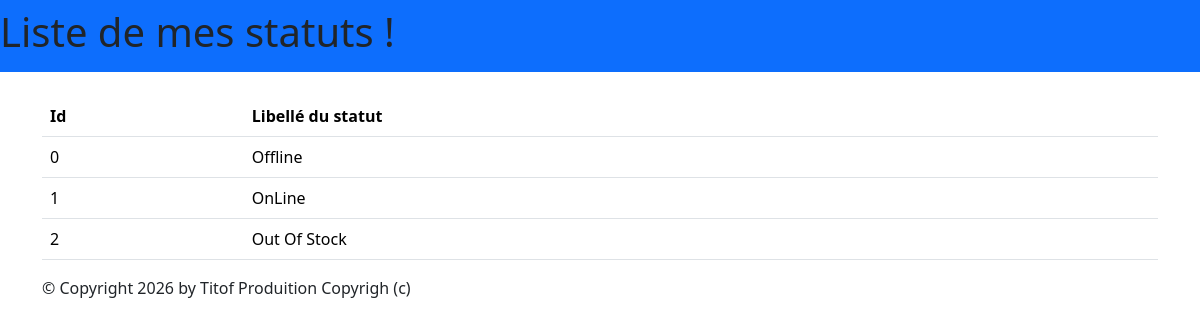
Page /monApp/statuts/ on the committed database.
### monApp/models.py (models this page shows, shortened)
class Statut(models.Model):
    idStatut = models.AutoField(primary_key=True)
    libelleStatut = models.CharField(max_length=100)

### monApp/views.py (the view)
# urls.py: path('statuts/',views.ListStatuts,name='statuts'),
def ListStatuts(request):
    stats = Statut.objects.all()
    return render(request, 'monApp/ListStatuts.html',{'statuts': stats})

### monApp/templates/monApp/ListStatuts.html
{% extends 'monApp/base.html' %}
{% block menu %}
    <h1>Liste de mes statuts !</h1>
{% endblock %}
{% block contenu %}
    <table class="table">
        <thead>
            <tr>
                <th>Id</th>
                <th>Libellé du statut</th>
            </tr>
        </thead>
        <tbody>
            {% for sta in statuts %}
            <tr>
                <td>{{ sta.idStatut }}</td>
                <td>{{ sta.libelleStatut }}</td>
            </tr>
            {% endfor %}
        </tbody>
    </table>
{% endblock %}

### monApp/static/css/styles.css (style rules this page uses)
h1 { color:red; }

### rows in the picture
Statut: idStatut "0", libelleStatut "Offline"
Statut: idStatut "1", libelleStatut "OnLine"
Statut: idStatut "2", libelleStatut "Out Of Stock"
